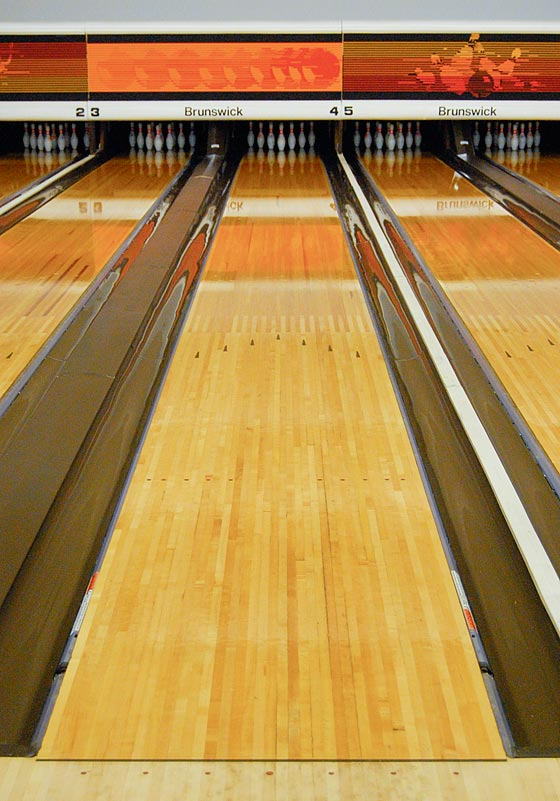
#> input picture Testing Data/lane.jpg, 560 x 801 px
$ python bowling.py
#> lines starting #> are read from the running program, lines starting #| are printed output that depends on the picture; after the words box and inside, x2 and y2 are one past the last pixel; in counts of white or black regions, pixels touching at a corner belong together; long printed decimals are rounded
import numpy as np
import cv2

def parallel(a, b):
    return a.slope == b.slope

def intersect(a, b):
    """
    Calculates the intersection between two lines.
    :param a: First line
    :param b: Second line
    :return: Intersection point
    """
    if parallel(a, b):
        return None
    else:
        return ((b.intercept - a.intercept) / (a.slope - b.slope), (a.slope * b.intercept - b.slope * a.intercept) / (a.slope - b.slope))

def angle(a, b):
    """
    Calculates the acute angle between two lines (if one exists).
    :param a:
    :param b:
    :return: Angle in radians
    """
    if parallel(a, b):
        return -np.pi
    else:
        angleA = np.arctan(a.slope)
        angleB = np.arctan(b.slope)
        diff = np.abs(angleA - angleB)
        if diff > (np.pi / 2):
            return np.pi - diff
        else:
            return diff


class Line:
    def __init__(self, slope, intercept):
        self.slope = slope
        self.intercept = intercept

    def y(self, x):
        return self.slope * x + self.intercept

    def x(self, y):
        return (y - self.intercept) / self.slope

    def __str__(self):
        return "(Slope: " + str(self.slope) + ", Intercept: " + str(self.intercept) + ")"

if __name__ == "__main__":
    image = cv2.imread("./Testing Data/lane.jpg")
#> image is the input picture: shape (801, 560, 3); mean B, G, R 77.4, 137, 173.8
    # image = cv2.resize(image, (int(image.shape[1] / 2), int(image.shape[0] / 2)))
    x = image.shape[1]
#> x = 560
    y = image.shape[0]
#> y = 801

    # z = image.reshape((-1, 3))
    z = image.reshape((-1, 3))
    z = np.float32(z)
    criteria = (cv2.TERM_CRITERIA_EPS + cv2.TERM_CRITERIA_MAX_ITER, 10, 1.0)
    k = 2
    ret, label, center = cv2.kmeans(z, k, None, criteria, 10, cv2.KMEANS_RANDOM_CENTERS)
#> ret = 1.55e+09; center = [[100.4, 174, 215], [35.65, 69.81, 98.89]]

    center = np.uint8(center)
#> center = [[100, 173, 214], [35, 69, 98]]
    res = center[label.flatten()]
    # res2 = res.reshape(image.shape)
    res2 = res.reshape(image.shape)
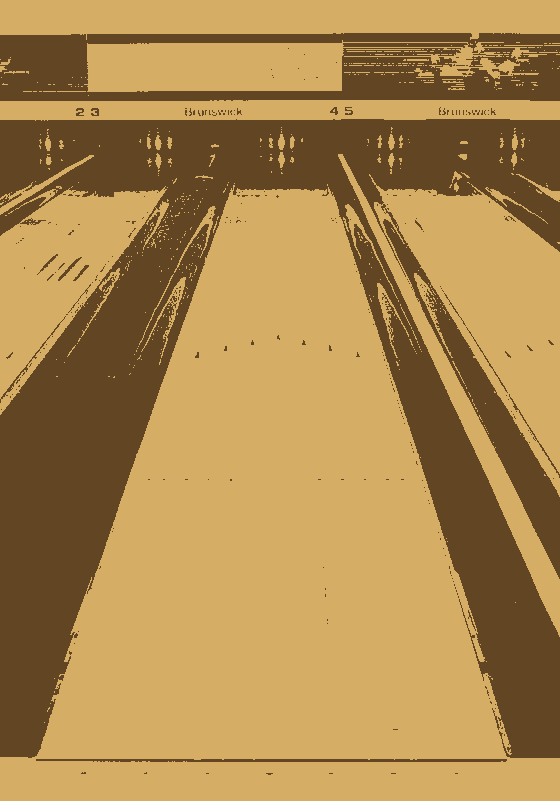
#> res2: shape (801, 560, 3); mean B, G, R 76.9, 136.1, 172.9

    gray = cv2.cvtColor(res2, cv2.COLOR_BGR2GRAY)
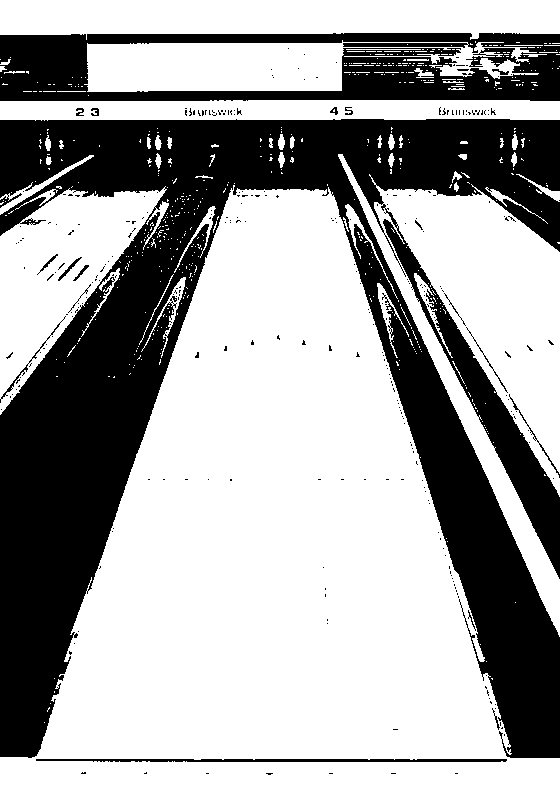
#> gray: shape (801, 560); values 74 (black) and 177 (white), 64.5% white; 302 black regions (282 under 20 px), largest, box (x1, y1, x2, y2) and area: (0, 119, 560, 758) 133953, (0, 33, 560, 101) 21899, (36, 759, 507, 762) 1304
    blur = cv2.GaussianBlur(gray, (3, 3), 100)
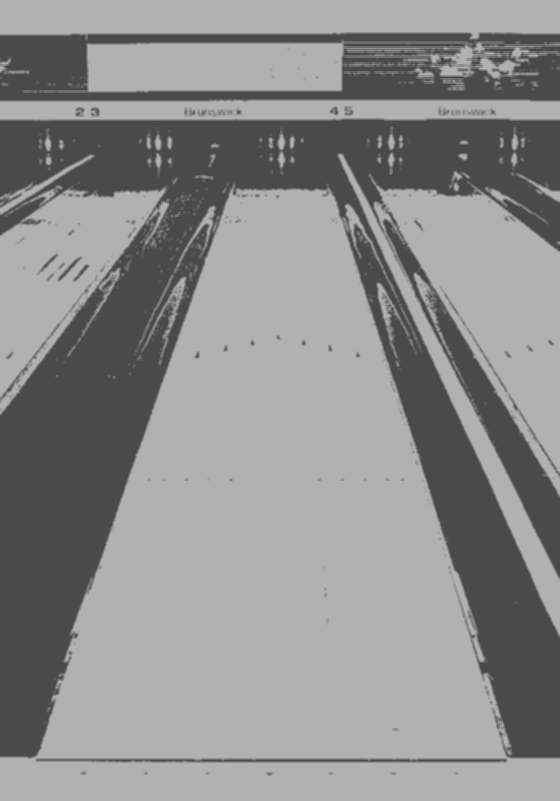
#> blur: shape (801, 560); min 74, max 177, mean 140.5
    # look into mean blurring
    canny = cv2.Canny(blur, 50, 150, apertureSize=3)
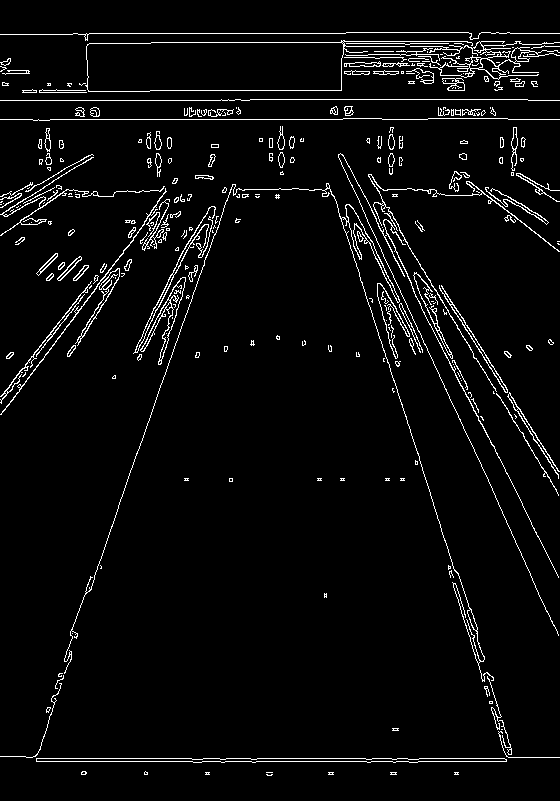
#> canny: shape (801, 560); 4.1% white in thin lines or dots
    lines = cv2.HoughLines(canny, 1, np.pi / 180, 200)
#> lines = [[761, 1.57], [119, 1.57], [758, 1.57], [33, 1.57], [99, 1.57], [90, 1.57], [-236, 2.67], [-257, 2.83], [-224, 2.6], [42, 1.57], [277, 0.332]]

    # [9 lines of commented-out code are left out]

    horiz = []
    lin = []

    for rho, theta in lines[:, 0]:
        a = np.cos(theta)
        b = np.sin(theta)
        x0 = a * rho
        y0 = b * rho
        x1 = int(x0 + 1000 * (-b))
        y1 = int(y0 + 1000 * a)
        x2 = int(x0 - 1000 * (-b))
        y2 = int(y0 - 1000 * a)

        if (x2 - x1) == 0:
            continue
        slope = (y2 - y1) / (x2 - x1)
        intercept = y1 - slope * x1
        int2 = y2 - slope * x2

        line = Line(slope, intercept)

        if np.abs(slope) > 0.1:
            lin.append(line)
            cv2.line(res2, (int(line.x(0)), 0), (int(line.x(y)), y), (0, 0, 255), 2)
        else:
            pa = (0, int(line.y(0)))
            pb = (x, int(line.y(x)))

            if (pa[1] < y / 2 and pb[1] < y / 2):
                pass
            else:
                horiz.append(line)
#> this loop made 11 passes
#> (rho, theta, a, b, x0, y0, x1, y1) on passes 1, 2, 3, 4, 5, 6, 10: (761, 1.57, -4.37e-08, 1, -3.33e-05, 761, -1000, 760), (119, 1.57, -4.37e-08, 1, -5.2e-06, 119, -1000, 118), (758, 1.57, -4.37e-08, 1, -3.31e-05, 758, -1000, 757), (33, 1.57, -4.37e-08, 1, -1.44e-06, 33, -1000, 32), (99, 1.57, -4.37e-08, 1, -4.33e-06, 99, -1000, 98), (90, 1.57, -4.37e-08, 1, -3.93e-06, 90, -1000, 89), (42, 1.57, -4.37e-08, 1, -1.84e-06, 42, -1000, 41)
#> (rho, theta, a, b, x0, y0, x1, y1) on passes 7, 8, 9, 11: (-236, 2.67, -0.891, 0.454, 210.3, -107.1, -243, -998), (-257, 2.83, -0.951, 0.309, 244.4, -79.42, -64, -1030), (-224, 2.6, -0.857, 0.515, 192, -115.4, -323, -972), (277, 0.332, 0.946, 0.326, 261.9, 90.18, -63, 1035)
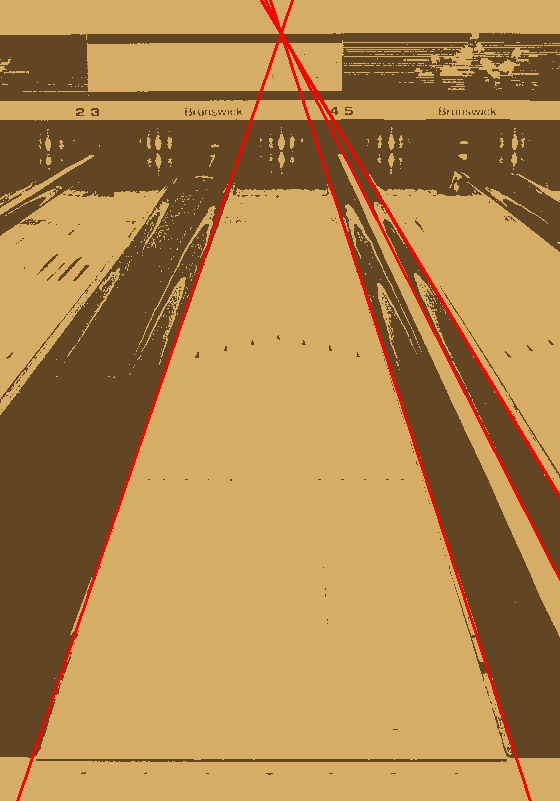
#> res2: shape (801, 560, 3); 1.85% of pixels changed, all inside (x1, y1, x2, y2) = (16, 0, 560, 801)
#> after the loop, horiz = 2 items; lin = 4 items
    slope_avg = np.average([line.slope for line in horiz])
#> slope_avg = 0.0005
    inter_avg = np.average([line.intercept for line in horiz])
#> inter_avg = 759

    s = sorted(lin, key=lambda line: line.x(y * 4))
#> s = 4 items
    draw = []
    for i in range(len(s) - 1):
        deg = np.degrees(angle(s[i], s[i + 1]))
        if deg > 20:
            print("drawn: ", deg)
            draw.append(s[i])
            draw.append(s[i + 1])
#> this loop made 3 passes
#> (angleA in angle, angleB in angle, diff in angle, deg) on passes 1 to 3: (-1.24, 1.26, 2.5, 36.96), (1.26, 1.1, 0.157, 9.01), (1.1, 1.03, 0.0703, 4.03)
#| drawn:  36.961
#> after the loop, draw = 2 items

    for line in draw:
        cv2.line(res2, (int(line.x(0)), 0), (int(line.x(y)), y), (255, 0, 0), 2)
#> this loop made 2 passes
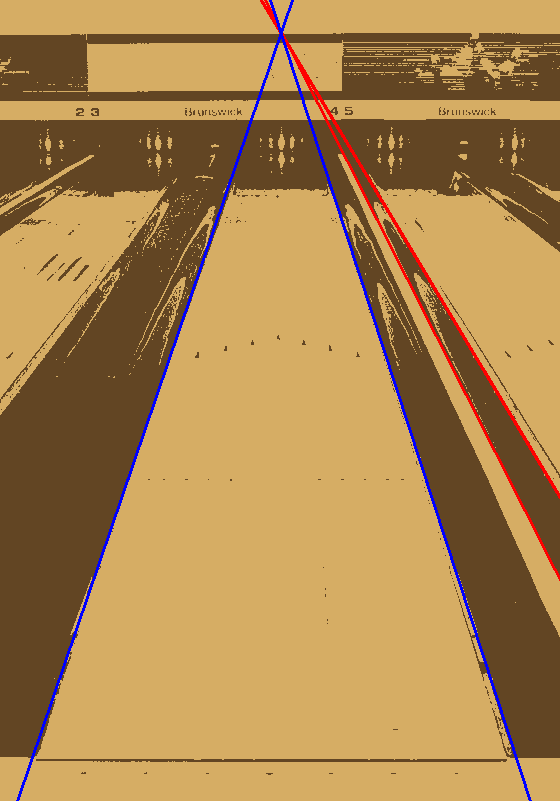
#> res2: shape (801, 560, 3); 1.07% of pixels changed, all inside (x1, y1, x2, y2) = (16, 0, 532, 801)

    if (slope_avg and inter_avg):
        rawr = Line(slope_avg, inter_avg)
        cv2.line(res2, (0, int(rawr.y(0))), (x, int(rawr.y(x))), (0, 255, 0), 2)
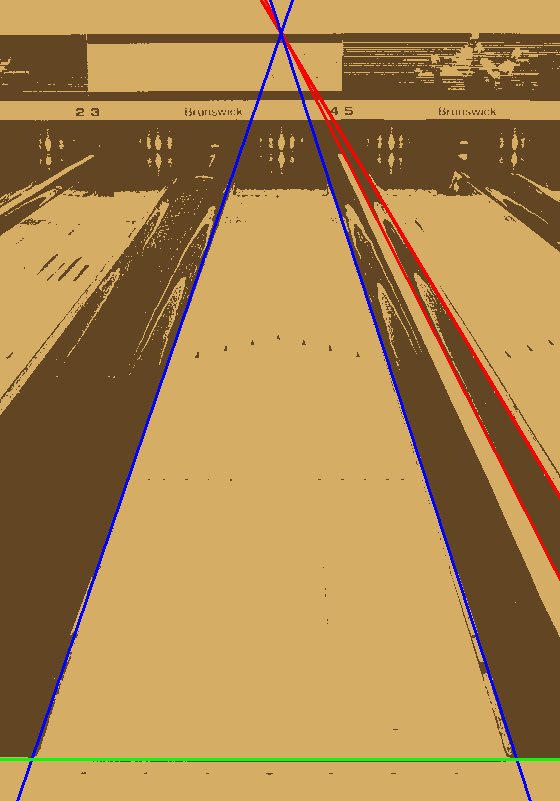
#> res2: shape (801, 560, 3); 0.37% of pixels changed, all inside (x1, y1, x2, y2) = (0, 758, 560, 761)


    cv2.imshow("image", image)
    cv2.imshow("means", res2)
    cv2.imshow("canny", canny)
    # cv2.imshow("gray", gray)
    # cv2.imshow("blur", blur)
    key = cv2.waitKey(0)
#> (key Esc is pressed here)
    # print("Key pressed")
